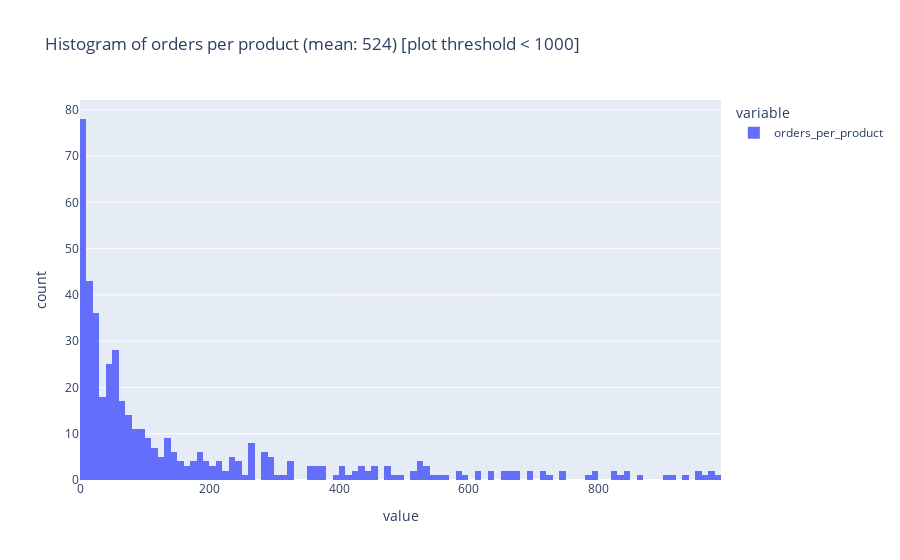

The notebook cell this image was saved under:
### Markdown cell above
Let's visualize the amount of orders per product

### Code cell
orders_per_product = transactions["SKU_ID"].value_counts().rename("orders_per_product")
mean_orders_per_product = orders_per_product.mean()

plot_threshold = 1000
title = f"Histogram of orders per product (mean: {int(mean_orders_per_product)}) [plot threshold < {plot_threshold}]"
px.histogram(orders_per_product[orders_per_product < plot_threshold], nbins=100, title=title).show()

### Figure 1 — Plotly figure (JSON) as saved in the notebook; plotly's stock layout.template omitted (floating-point values rounded to 4 significant figures; data arrays with more than 128 entries replaced by an {"elided": "..."} marker saying what was removed)
{"data": [{"alignmentgroup": "True", "bingroup": "x", "hovertemplate": "variable=orders_per_product<br>value=%{x}<br>count=%{y}<extra></extra>", "legendgroup": "orders_per_product", "marker": {"color": "#636efa", "pattern": {"shape": ""}}, "name": "orders_per_product", "nbinsx": 100, "offsetgroup": "orders_per_product", "orientation": "v", "showlegend": true, "type": "histogram", "x": {"elided": "461 int values"}, "xaxis": "x", "yaxis": "y"}], "layout": {"barmode": "relative", "legend": {"title": {"text": "variable"}, "tracegroupgap": 0}, "title": {"text": "Histogram of orders per product (mean: 524) [plot threshold < 1000]"}, "xaxis": {"anchor": "y", "domain": [0, 1], "title": {"text": "value"}}, "yaxis": {"anchor": "x", "domain": [0, 1], "title": {"text": "count"}}}}
